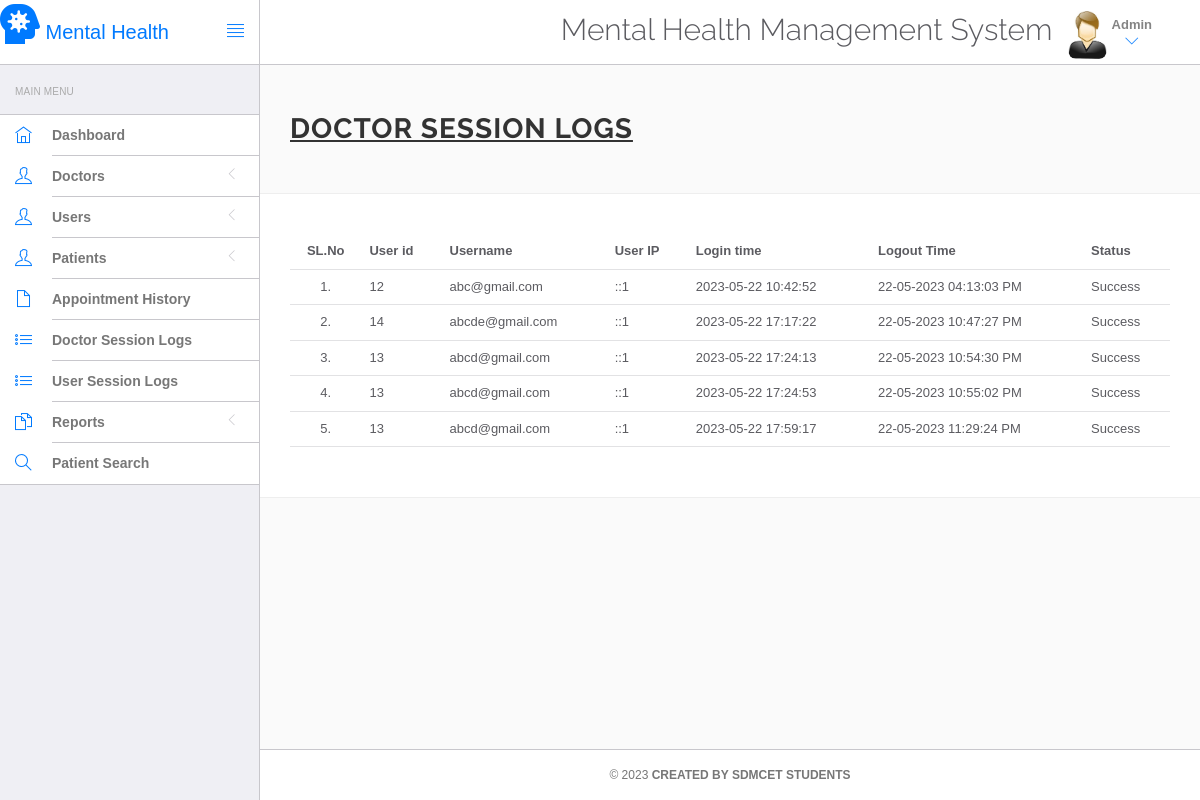
Page /Web/hms/admin/doctor-logs.php (signed in) on the committed database.
### tables this page shows
CREATE TABLE IF NOT EXISTS `doctorslog` (
  `id` int NOT NULL AUTO_INCREMENT,
  `uid` int DEFAULT NULL,
  `username` varchar(255) DEFAULT NULL,
  `userip` binary(16) DEFAULT NULL,
  `loginTime` timestamp NULL DEFAULT CURRENT_TIMESTAMP,
  `logout` varchar(255) DEFAULT NULL,
  `status` int DEFAULT NULL,
  PRIMARY KEY (`id`)
);

### Web/hms/admin/doctor-logs.php (the view, shortened to what this page needs)
<?php
include('include/config.php');
?>
<!DOCTYPE html>
<html lang="en">
	<head>
		<link rel="stylesheet" href="vendor/bootstrap/css/bootstrap.min.css">
		<link rel="stylesheet" href="vendor/fontawesome/css/font-awesome.min.css">
		<link rel="stylesheet" href="vendor/themify-icons/themify-icons.min.css">
		<link href="vendor/animate.css/animate.min.css" rel="stylesheet" media="screen">
		<link href="vendor/perfect-scrollbar/perfect-scrollbar.min.css" rel="stylesheet" media="screen">
		<link href="vendor/switchery/switchery.min.css" rel="stylesheet" media="screen">
		<link href="vendor/bootstrap-touchspin/jquery.bootstrap-touchspin.min.css" rel="stylesheet" media="screen">
		<link href="vendor/select2/select2.min.css" rel="stylesheet" media="screen">
		<link href="vendor/bootstrap-datepicker/bootstrap-datepicker3.standalone.min.css" rel="stylesheet" media="screen">
		<link href="vendor/bootstrap-timepicker/bootstrap-timepicker.min.css" rel="stylesheet" media="screen">
		<link rel="stylesheet" href="assets/css/styles.css">
		<link rel="stylesheet" href="assets/css/plugins.css">
		<link rel="stylesheet" href="assets/css/themes/theme-1.css" id="skin_color" />
	</head>
	<body>
		<div id="app">
<?php include('include/sidebar.php');?>
			<div class="app-content">
					<?php include('include/header.php');?>
				<div class="main-content" >
					<div class="wrap-content container" id="container">
						<section id="page-title">
							<div class="row">
								<div class="col-sm-8">
									<h1 class="mainTitle"><u><b>Doctor Session Logs</b></u></h1>
										</div>
						</section>
						<div class="container-fluid container-fullw bg-white">
						<div class="row">
								<div class="col-md-12">
									<table class="table table-hover" id="sample-table-1">
										<thead>
											<tr>
												<th class="center">SL.No</th>
												<th class="hidden-xs">User id</th>
												<th>Username</th>
												<th>User IP</th>
												<th>Login time</th>
												<th>Logout Time </th>
												<th> Status </th>
											</tr>
										</thead>
										<tbody>
<?php
$sql=mysqli_query($con,"select * from doctorslog ");
$cnt=1;
while($row=mysqli_fetch_array($sql))
{
?>
											<tr>
												<td class="center"><?php echo $cnt;?>.</td>
												<td class="hidden-xs"><?php echo $row['uid'];?></td>
												<td class="hidden-xs"><?php echo $row['username'];?></td>
												<td><?php echo $row['userip'];?></td>
												<td><?php echo $row['loginTime'];?></td>
												<td><?php echo $row['logout'];?>
												</td>
												<td>
<?php if($row['status']==1)
{
	echo "Success";
}
else
{
	echo "Failed";
}?>
</td>
											</tr>
											<?php
$cnt=$cnt+1;
											 }?>
										</tbody>
									</table>
								</div>
							</div>
								</div>
						</div>
				</div>
			</div>
		<?php include('include/footer.php');?>
		</div>
		</body>
</html>

### Web/hms/admin/include/sidebar.php (shortened to what this page needs)
<div class="sidebar app-aside" id="sidebar">
				<div class="sidebar-container perfect-scrollbar">
<nav>
						<div class="navbar-title">
							<span>Main Menu</span>
						</div>
						<ul class="main-navigation-menu">
							<li>
								<a href="dashboard.php">
									<div class="item-content">
										<div class="item-media">
											<i class="ti-home"></i>
										</div>
										<div class="item-inner">
											<span class="title"> <b>Dashboard</b> </span>
										</div>
									</div>
								</a>
							</li>
							<li>
								<a href="javascript:void(0)">
									<div class="item-content">
										<div class="item-media">
											<i class="ti-user"></i>
										</div>
										<div class="item-inner">
											<span class="title"><b> Doctors</b> </span><i class="icon-arrow"></i>
										</div>
									</div>
								</a>
								</li>
				<li>
								<a href="javascript:void(0)">
									<div class="item-content">
										<div class="item-media">
											<i class="ti-user"></i>
										</div>
										<div class="item-inner">
											<span class="title"><b> Users</b> </span><i class="icon-arrow"></i>
										</div>
									</div>
								</a>
								</li>
								<li>
								<a href="javascript:void(0)">
									<div class="item-content">
										<div class="item-media">
											<i class="ti-user"></i>
										</div>
										<div class="item-inner">
											<span class="title"> <b>Patients </b></span><i class="icon-arrow"></i>
										</div>
									</div>
								</a>
								</li>
<li>
								<a href="appointment-history.php">
									<div class="item-content">
										<div class="item-media">
											<i class="ti-file"></i>
										</div>
										<div class="item-inner">
											<span class="title"><b> Appointment History</b> </span>
										</div>
									</div>
								</a>
							</li>
				<li>
								<a href="doctor-logs.php">
									<div class="item-content">
										<div class="item-media">
											<i class="ti-list"></i>
										</div>
										<div class="item-inner">
											<span class="title"><b> Doctor Session Logs</b> </span>
										</div>
									</div>
								</a>
							</li>
							<li>
								<a href="user-logs.php">
									<div class="item-content">
										<div class="item-media">
											<i class="ti-list"></i>
										</div>
										<div class="item-inner">
											<span class="title"><b> User Session Logs </b></span>
										</div>
									</div>
								</a>
							</li>
				<li>
								<a href="javascript:void(0)">
									<div class="item-content">
										<div class="item-media">
											<i class="ti-files"></i>
										</div>
										<div class="item-inner">
											<span class="title"> <b>Reports</b> </span><i class="icon-arrow"></i>
										</div>
									</div>
								</a>
								<li>
								<a href="patient-search.php">
									<div class="item-content">
										<div class="item-media">
											<i class="ti-search"></i>
										</div>
										<div class="item-inner">
											<span class="title"><b> Patient Search</b> </span>
										</div>
									</div>
								</a>
							</li>
								</li>
						</ul>
						</nav>
					</div>
			</div>

### Web/hms/admin/include/header.php (shortened to what this page needs)
<html>
<link rel="stylesheet" href="https://cdnjs.cloudflare.com/ajax/libs/font-awesome/5.15.4/css/all.min.css">
<header class="navbar navbar-default navbar-static-top">
					<div class="navbar-header">
						<a href="#" class="logo" style="font-size:20px";> <i class='fas fa-head-side-virus' style='font-size:40px';></i> Mental Health </a>
						<a href="#" class="sidebar-toggler pull-right visible-md visible-lg" data-toggle-class="app-sidebar-closed" data-toggle-target="#app">
							<i class="ti-align-justify"></i>
						</a>
					</div>
					<div class="navbar-collapse collapse">
						<ul class="nav navbar-right">
								<li  style="padding-top:2% ">
								<h2>Mental Health Management System</h2>
							</li>
							<li class="dropdown current-user">
							<a href class="dropdown-toggle" data-toggle="dropdown">
									<img src="assets/images/images.jpg" > <span class="username">
										<b>Admin</b>
									<i class="ti-angle-down"></i></i></span>
								</a>
							</li>
						</ul>
					</div>
</header>
				</html>

### Web/hms/admin/include/footer.php
<footer>
	 <div class="footer-inner">
    <center><div class="copyright">
						&copy; <span class="current-year"></span><span class="text-bold text-uppercase">  Created By SDMCET Students </span>
					</div></center>
			</footer>

### Web/hms/admin/assets/css/plugins.css (style rules this page uses)
.perfect-scrollbar { overflow-y: hidden !important; }

### Web/hms/admin/assets/css/themes/theme-1.css (style rules this page uses)
body { background: #FAFAFA; }
header .navbar-header { background: #ffffff !important; border-right-color: #c8c7cc !important; border-bottom-color: #c8c7cc !important; }
header .navbar-header .sidebar-toggler, header .navbar-header .sidebar-mobile-toggler { color: #007aff !important; }
header .navbar-collapse { background: #ffffff !important; border-bottom-color: #c8c7cc !important; box-shadow: none !important; }
header .navbar-collapse .navbar-right > li > a { color: #777; }
header .navbar-collapse .navbar-right > li > a i { color: #007aff !important; }
#sidebar { background: #EFEFF4 !important; }
#sidebar:before { border-right-width: "1px" !important; border-right-style: solid; border-right-color: #c8c7cc !important; }
#sidebar nav { border-right-width: "1px" !important; border-right-style: solid; border-right-color: #c8c7cc !important; }
#sidebar nav .navbar-title { color: #aaaaaa; }
#sidebar nav > ul { background: #ffffff !important; border-bottom-color: #c8c7cc !important; border-top-color: #c8c7cc !important; }
#sidebar nav > ul > li > a .item-media > i { color: #007aff !important; }
#sidebar nav > ul > li > a .item-inner { color: #777 !important; border-bottom-color: #c8c7cc; }
#app > footer { background: #ffffff !important; border-top-color: #c8c7cc !important; color: #777; }

### rows in the picture
doctorslog: uid "12", username "abc@gmail.com", userip "::1", loginTime "2023-05-22 10:42:52", logout "22-05-2023 04:13:03 PM", status "Success"
doctorslog: uid "14", username "abcde@gmail.com", userip "::1", loginTime "2023-05-22 17:17:22", logout "22-05-2023 10:47:27 PM", status "Success"
doctorslog: uid "13", username "abcd@gmail.com", userip "::1", loginTime "2023-05-22 17:24:13", logout "22-05-2023 10:54:30 PM", status "Success"
doctorslog: uid "13", username "abcd@gmail.com", userip "::1", loginTime "2023-05-22 17:24:53", logout "22-05-2023 10:55:02 PM", status "Success"
doctorslog: uid "13", username "abcd@gmail.com", userip "::1", loginTime "2023-05-22 17:59:17", logout "22-05-2023 11:29:24 PM", status "Success"
